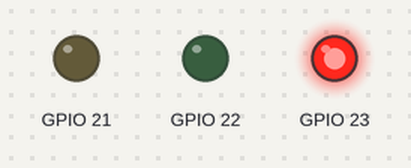
The program below on a simulated ESP32. Parts: output pins drawn as LEDs (lit = HIGH). What the program prints to the serial monitor is not drawn.

Above: at 15.0 s.
At 40.0 s:
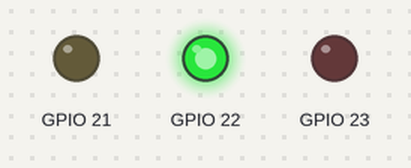
At 52.5 s:
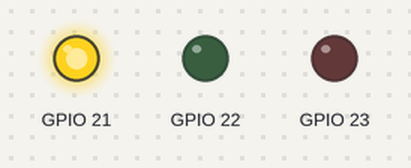
Timing chart, 0 to 71.5 s (numbered marks = the images above):
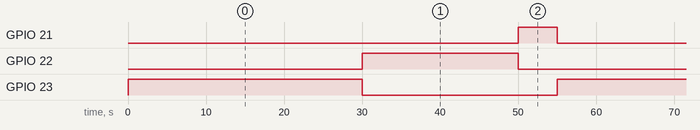

The program:

main.cpp
```cpp
#include <Arduino.h>

// put function declarations here:
int myFunction(int, int);

void setup() {
  // put your setup code here, to run once:
  Serial.begin(115200);
  Serial.println("Hello, ESP32!");
  pinMode(23, OUTPUT);
  pinMode(22, OUTPUT);
  pinMode(21, OUTPUT);
}

void loop() {
  // put your main code here, to run repeatedly:
  digitalWrite(23, HIGH);
  digitalWrite(22, LOW);
  digitalWrite(21, LOW);
  delay(30000); // this speeds up the simulation
  digitalWrite(23, LOW);
  digitalWrite(22, HIGH);
  digitalWrite(21, LOW);
  delay(20000);
  digitalWrite(23, LOW);
  digitalWrite(22, LOW);
  digitalWrite(21, HIGH);
  delay(5000);
}
```

Measured:
- by itself, GPIO 21: alternates HIGH for 5.0 s and LOW for 50.0 s
- by itself, GPIO 22: alternates HIGH for 20.0 s and LOW for 35.0 s
- by itself, GPIO 23: alternates HIGH for 30.0 s and LOW for 25.0 s
